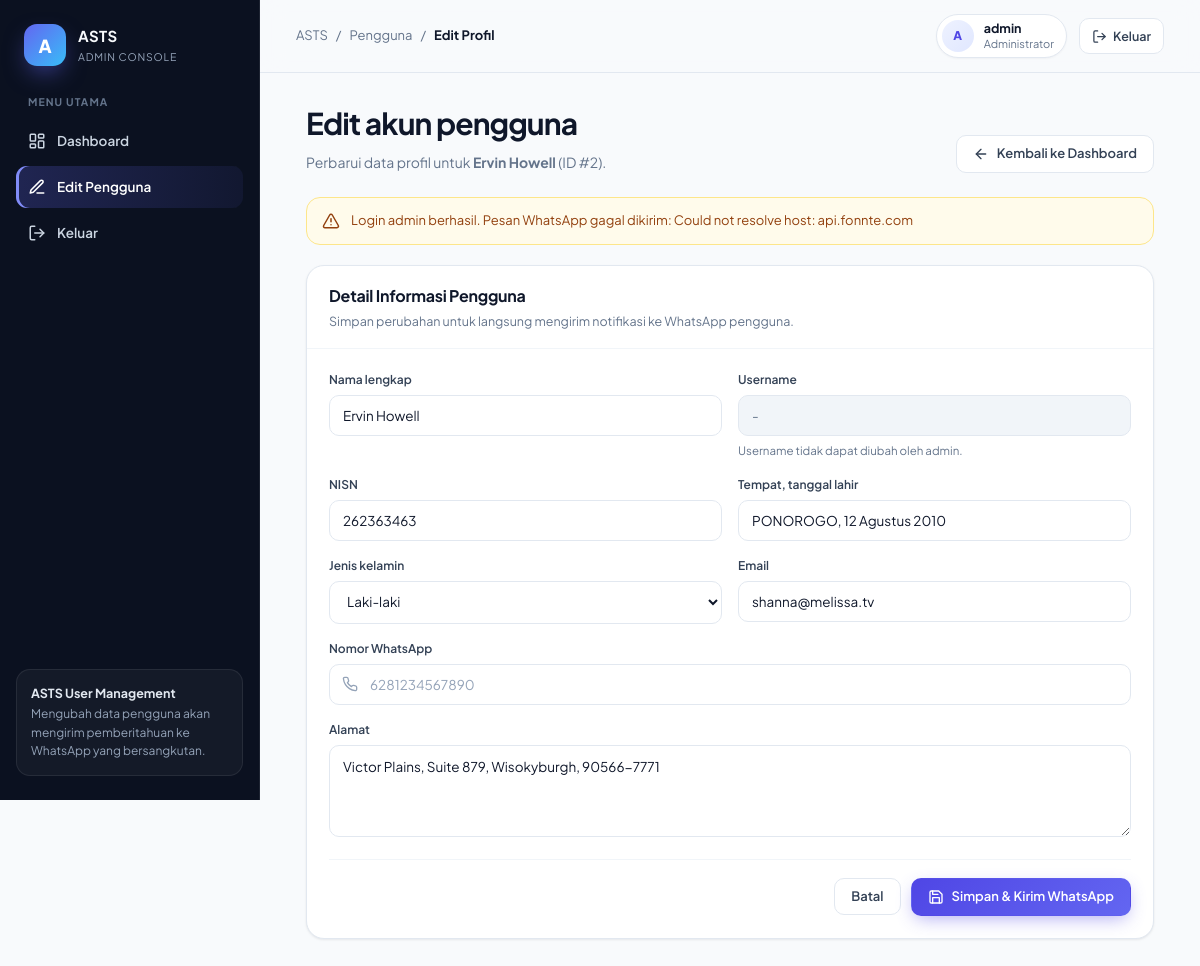
The app's page /admin_edit_user.php?id=2 (signed in) with its own data.
### tables this page shows
CREATE TABLE `users` (
  `id` int(11) NOT NULL,
  `name` varchar(100) NOT NULL,
  `nisn` varchar(20) NOT NULL,
  `ttl` varchar(100) NOT NULL,
  `gender` varchar(20) NOT NULL,
  `email` varchar(100) NOT NULL,
  `phone` varchar(20) DEFAULT NULL,
  `address` text NOT NULL,
  `username` varchar(50) DEFAULT NULL,
  `password` varchar(255) DEFAULT NULL,
  `role` varchar(20) NOT NULL DEFAULT 'user'
);

### admin_edit_user.php (the view, shortened to what this page needs)
<?php
require_once __DIR__ . '/koneksi.php';
$targetId=filter_input(INPUT_GET,'id',FILTER_VALIDATE_INT) ?: filter_input(INPUT_POST,'id',FILTER_VALIDATE_INT);
function ah($value){return htmlspecialchars((string)$value,ENT_QUOTES,'UTF-8');}
$stmt=$conn->prepare("SELECT id,name,nisn,ttl,gender,email,phone,address,username FROM users WHERE id=? AND role='user'");
$stmt->bind_param('i',$targetId); $stmt->execute(); $user=$stmt->get_result()->fetch_assoc();
$notice=$_SESSION['admin_notice']??''; unset($_SESSION['admin_notice']);
$adminInitial = strtoupper(substr((string)($_SESSION['username'] ?? 'A'), 0, 1));
?>
<!doctype html>
<html lang="id">
<head>
  <link rel="stylesheet" href="/ujian_asts/assets/app.css?v=1">
</head>
<body>
<div class="app-shell">
  <aside class="sidebar" aria-label="Navigasi Admin">
    <div class="sidebar-head">
      <a class="brand-link" href="/ujian_asts/admin_dashboard.php">
        <div class="brand-logo">A</div>
        <div class="brand-copy">
          <b>ASTS</b>
          <small>Admin Console</small>
        </div>
      </a>
    </div>
    <nav class="nav-section">
      <div class="nav-label">Menu Utama</div>
      <a class="nav-link" href="/ujian_asts/admin_dashboard.php" data-drawer-close>
        <span>Dashboard</span>
      </a>
      <a class="nav-link active" href="#" data-drawer-close>
        <svg width="18" height="18" viewBox="0 0 24 24" fill="none" stroke="currentColor" stroke-width="2" stroke-linecap="round" stroke-linejoin="round"><path d="M12 20h9"/><path d="M16.5 3.5a2.121 2.121 0 0 1 3 3L7 19l-4 1 1-4Z"/></svg>
        <span>Edit Pengguna</span>
      </a>
      <a class="nav-link danger" href="/ujian_asts/logout.php">
        <svg width="18" height="18" viewBox="0 0 24 24" fill="none" stroke="currentColor" stroke-width="2" stroke-linecap="round" stroke-linejoin="round"><path d="M9 21H5a2 2 0 0 1-2-2V5a2 2 0 0 1 2-2h4"/><polyline points="16 17 21 12 16 7"/><line x1="21" x2="9" y1="12" y2="12"/></svg>
        <span>Keluar</span>
      </a>
    </nav>
    <div class="sidebar-foot">
      <strong>ASTS User Management</strong>
      Mengubah data pengguna akan mengirim pemberitahuan ke WhatsApp yang bersangkutan.
    </div>
  </aside>
  <div class="workspace">
    <header class="topbar">
      <div class="topbar-left">
        <div class="breadcrumb">
          <a href="/ujian_asts/admin_dashboard.php">ASTS</a>
          <span>/</span>
          <a href="/ujian_asts/admin_dashboard.php#daftar-akun">Pengguna</a>
          <span>/</span>
          <strong>Edit Profil</strong>
        </div>
      </div>
      <div class="topbar-right">
        <div class="user-chip">
          <div class="avatar-circle"><?= ah($adminInitial) ?></div>
          <div class="user-chip-meta">
            <b><?= ah($_SESSION['username']) ?></b>
            <span>Administrator</span>
          </div>
        </div>
        <a class="logout-btn" href="/ujian_asts/logout.php">
          <svg width="15" height="15" viewBox="0 0 24 24" fill="none" stroke="currentColor" stroke-width="2" stroke-linecap="round" stroke-linejoin="round"><path d="M9 21H5a2 2 0 0 1-2-2V5a2 2 0 0 1 2-2h4"/><polyline points="16 17 21 12 16 7"/><line x1="21" x2="9" y1="12" y2="12"/></svg>
          <span>Keluar</span>
        </a>
      </div>
    </header>
    <main class="content" style="max-width: 920px;">
      <section class="page-head">
        <div>
          <h1>Edit akun pengguna</h1>
          <p>Perbarui data profil untuk <strong><?= ah($user['name']) ?></strong> (ID #<?= (int)$user['id'] ?>).</p>
        </div>
        <a class="btn btn-ghost" href="/ujian_asts/admin_dashboard.php">
          <svg width="16" height="16" viewBox="0 0 24 24" fill="none" stroke="currentColor" stroke-width="2" stroke-linecap="round" stroke-linejoin="round"><path d="m12 19-7-7 7-7"/><path d="M19 12H5"/></svg>
          <span>Kembali ke Dashboard</span>
        </a>
      </section>
      <?php if ($notice): ?>
        <div class="alert alert-warning" role="alert">
          <svg width="18" height="18" viewBox="0 0 24 24" fill="none" stroke="currentColor" stroke-width="2" stroke-linecap="round" stroke-linejoin="round"><path d="m21.73 18-8-14a2 2 0 0 0-3.48 0l-8 14A2 2 0 0 0 4 21h16a2 2 0 0 0 1.73-3Z"/><line x1="12" y1="9" x2="12" y2="13"/><line x1="12" y1="17" x2="12.01" y2="17"/></svg>
          <span><?= ah($notice) ?></span>
        </div>
      <?php endif; ?>
      <section class="panel">
        <header class="panel-head">
          <div class="panel-title">
            <h2>Detail Informasi Pengguna</h2>
            <p>Simpan perubahan untuk langsung mengirim notifikasi ke WhatsApp pengguna.</p>
          </div>
        </header>
        <form method="post" action="/ujian_asts/admin_edit_user.php" class="panel-body">
          <div class="form-grid">
            <div class="field">
              <label for="name">Nama lengkap</label>
              <input id="name" name="name" maxlength="100" value="<?= ah($user['name']) ?>" required>
            </div>
            <div class="field">
              <label for="username">Username</label>
              <input id="username" value="<?= ah($user['username'] ?? '-') ?>" disabled>
              <span class="hint">Username tidak dapat diubah oleh admin.</span>
            </div>
            <div class="field">
              <label for="nisn">NISN</label>
              <input id="nisn" name="nisn" maxlength="20" value="<?= ah($user['nisn']) ?>" required>
            </div>
            <div class="field">
              <label for="ttl">Tempat, tanggal lahir</label>
              <input id="ttl" name="ttl" maxlength="100" value="<?= ah($user['ttl']) ?>" required>
            </div>
            <div class="field">
              <label for="gender">Jenis kelamin</label>
              <select id="gender" name="gender" required>
                <option value="Laki-laki" <?= $user['gender']==='Laki-laki'?'selected':'' ?>>Laki-laki</option>
              </select>
            </div>
            <div class="field">
              <label for="email">Email</label>
              <input id="email" type="email" name="email" maxlength="100" value="<?= ah($user['email']) ?>" required>
            </div>
            <div class="field full">
              <label for="phone">Nomor WhatsApp</label>
              <div class="input-wrap">
                <span class="input-icon">
                </span>
                <input id="phone" type="tel" name="phone" value="<?= ah($user['phone'] ?? '') ?>" placeholder="6281234567890" required>
              </div>
            </div>
            <div class="field full">
              <label for="address">Alamat</label>
              <textarea id="address" name="address" required><?= ah($user['address']) ?></textarea>
            </div>
          </div>
          <div class="form-actions">
            <a class="btn btn-ghost" href="/ujian_asts/admin_dashboard.php">Batal</a>
            <button class="btn btn-primary" type="submit">
              <svg width="16" height="16" viewBox="0 0 24 24" fill="none" stroke="currentColor" stroke-width="2" stroke-linecap="round" stroke-linejoin="round"><path d="M19 21H5a2 2 0 0 1-2-2V5a2 2 0 0 1 2-2h11l5 5v11a2 2 0 0 1-2 2z"/><polyline points="17 21 17 13 7 13 7 21"/><polyline points="7 3 7 8 15 8"/></svg>
              <span>Simpan &amp; Kirim WhatsApp</span>
            </button>
          </div>
        </form>
      </section>
    </main>
  </div>
</div>
</body>
</html>

### records on screen
users: name "Ervin Howell", id "2", username "-", nisn "262363463", ttl "PONOROGO, 12 Agustus 2010", email "shanna@melissa.tv", address "Victor Plains, Suite 879, Wisokyburgh, 90566-7771"

### other values on screen
ah($adminInitial) "A"
ah($_SESSION['username']) "admin"
ah($notice) "Login admin berhasil. Pesan WhatsApp gagal dikirim: Could not resolve host: api.fonnte.com"
